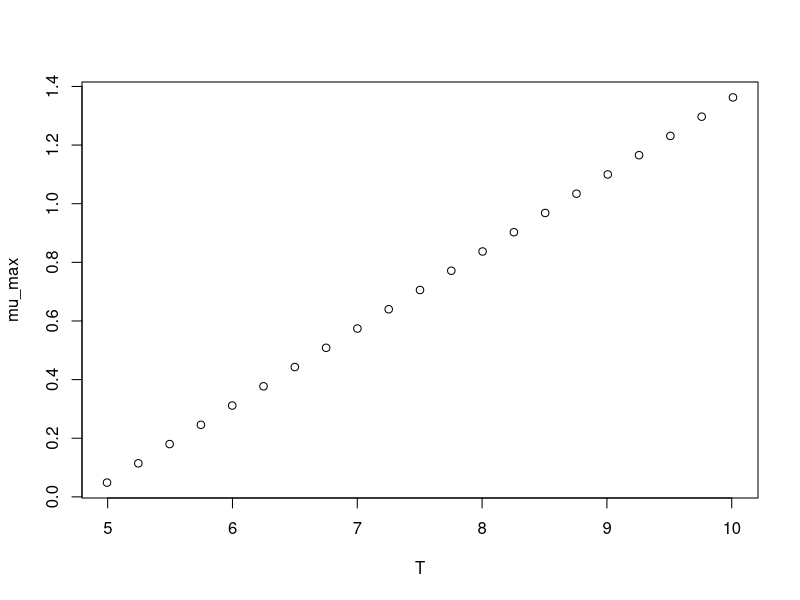

Write the R code that produced this figure.
#############################
# start of Parameter script
#############################
T <- seq(4.995004995005,10.01,length.out=21)
#############################
# end of Parameter script
#############################
############################# 
# start of Model script Gropin ID 1286 
#############################
 
# constant coefficients for this model
 
variables <- data.frame(T)
argumentsPar <- expand.grid(variables)
 
# heart of the model
response_surface <- function(T) {
   mumax <-0.262*T-1.26

return(mumax=mumax)
} 

# output parameters
mumax <- cbind(argumentsPar,response_surface(argumentsPar['T']))
colnames(mumax) <- c(colnames(argumentsPar),'mumax')
#############################
# End of Model script
#############################
############################# 
# start of Visualisation script Gropin ID 1286 
#############################
plot(T,mumax$mumax,
                          xlab='T',
                          ylab='mu_max')
#############################
# End of Visualisation script
#############################
